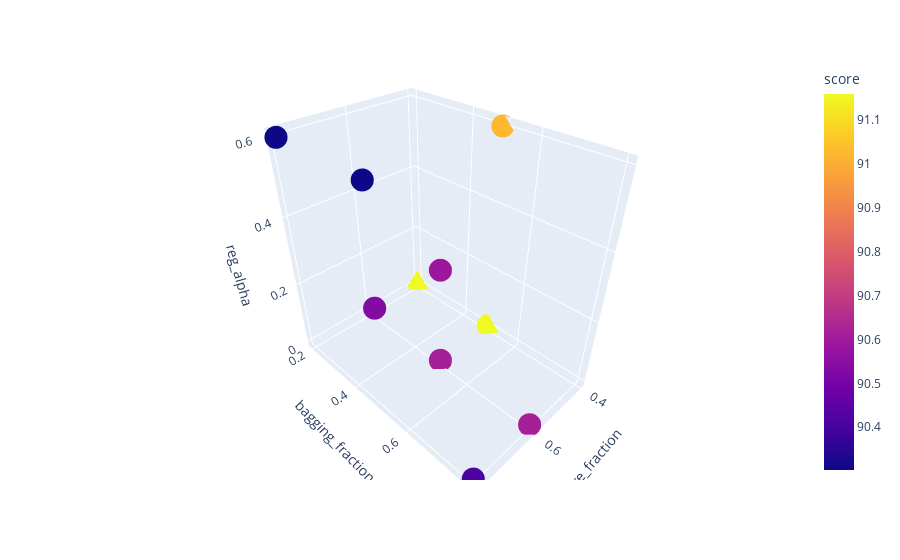
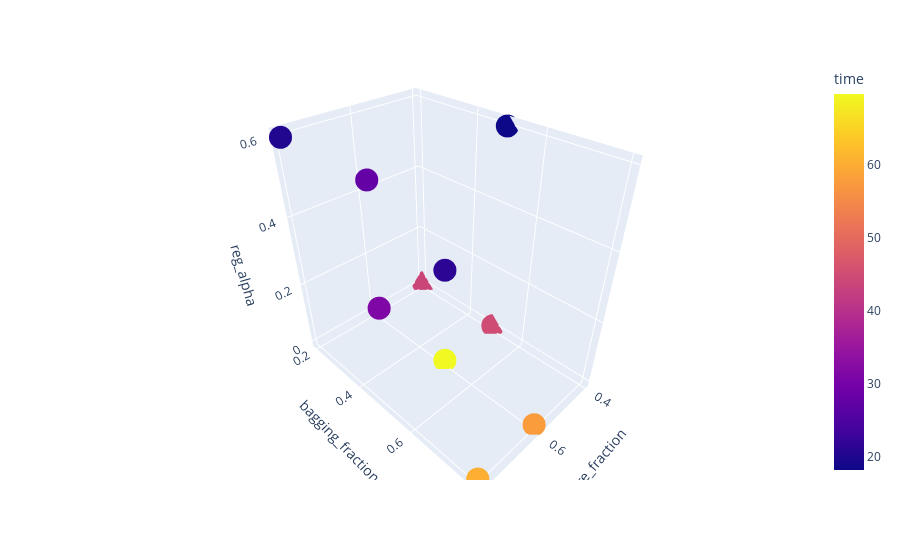

Here is the notebook cell these charts were saved with, in order:
### Code cell
import plotly.express as px
cv_res = pd.DataFrame(gsearch.cv_results_["params"])
cv_res["time"] = gsearch.cv_results_["mean_fit_time"]
cv_res["score"] = gsearch.cv_results_["mean_test_score"]
cv_res["score"] = cv_res["score"].apply(lambda x: x * 100)
fig = px.scatter_3d(cv_res, x="feature_fraction", y="bagging_fraction", z="reg_alpha", 
                    color='score', hover_data=["time"])
fig.show()
fig = px.scatter_3d(cv_res, x="feature_fraction", y="bagging_fraction", z="reg_alpha", 
                    color='time', hover_data=["score"])
fig.show()

### Figure 1 — Plotly figure (JSON) as saved in the notebook; plotly's stock layout.template omitted (floating-point values rounded to 4 significant figures)
{"data": [{"customdata": [[20.23], [21.26], [44.99], [57.87], [43.77], [18.19], [31.27], [27.83], [69.76], [60.47]], "hovertemplate": "feature_fraction=%{x}<br>bagging_fraction=%{y}<br>reg_alpha=%{z}<br>time=%{customdata[0]}<br>score=%{marker.color}<extra></extra>", "legendgroup": "", "marker": {"color": [90.3, 90.59, 91.16, 90.62, 91.16, 91.02, 90.53, 90.3, 90.62, 90.41], "coloraxis": "coloraxis", "symbol": "circle"}, "mode": "markers", "name": "", "scene": "scene", "showlegend": false, "type": "scatter3d", "x": [0.8, 0.6, 0.4, 0.6, 0.4, 0.4, 0.8, 0.8, 0.6, 0.8], "y": [0.2, 0.5, 0.5, 0.8, 0.2, 0.5, 0.5, 0.5, 0.5, 0.8], "z": [0.6, 0.3, 0, 0, 0, 0.6, 0.3, 0.6, 0, 0]}], "layout": {"coloraxis": {"colorbar": {"title": {"text": "score"}}, "colorscale": [[0, "#0d0887"], [0.1111, "#46039f"], [0.2222, "#7201a8"], [0.3333, "#9c179e"], [0.4444, "#bd3786"], [0.5556, "#d8576b"], [0.6667, "#ed7953"], [0.7778, "#fb9f3a"], [0.8889, "#fdca26"], [1, "#f0f921"]]}, "legend": {"tracegroupgap": 0}, "margin": {"t": 60}, "scene": {"domain": {"x": [0, 1], "y": [0, 1]}, "xaxis": {"title": {"text": "feature_fraction"}}, "yaxis": {"title": {"text": "bagging_fraction"}}, "zaxis": {"title": {"text": "reg_alpha"}}}}}

### Figure 2 — Plotly figure (JSON) as saved in the notebook; plotly's stock layout.template omitted (floating-point values rounded to 4 significant figures)
{"data": [{"customdata": [[90.3], [90.59], [91.16], [90.62], [91.16], [91.02], [90.53], [90.3], [90.62], [90.41]], "hovertemplate": "feature_fraction=%{x}<br>bagging_fraction=%{y}<br>reg_alpha=%{z}<br>score=%{customdata[0]}<br>time=%{marker.color}<extra></extra>", "legendgroup": "", "marker": {"color": [20.23, 21.26, 44.99, 57.87, 43.77, 18.19, 31.27, 27.83, 69.76, 60.47], "coloraxis": "coloraxis", "symbol": "circle"}, "mode": "markers", "name": "", "scene": "scene", "showlegend": false, "type": "scatter3d", "x": [0.8, 0.6, 0.4, 0.6, 0.4, 0.4, 0.8, 0.8, 0.6, 0.8], "y": [0.2, 0.5, 0.5, 0.8, 0.2, 0.5, 0.5, 0.5, 0.5, 0.8], "z": [0.6, 0.3, 0, 0, 0, 0.6, 0.3, 0.6, 0, 0]}], "layout": {"coloraxis": {"colorbar": {"title": {"text": "time"}}, "colorscale": [[0, "#0d0887"], [0.1111, "#46039f"], [0.2222, "#7201a8"], [0.3333, "#9c179e"], [0.4444, "#bd3786"], [0.5556, "#d8576b"], [0.6667, "#ed7953"], [0.7778, "#fb9f3a"], [0.8889, "#fdca26"], [1, "#f0f921"]]}, "legend": {"tracegroupgap": 0}, "margin": {"t": 60}, "scene": {"domain": {"x": [0, 1], "y": [0, 1]}, "xaxis": {"title": {"text": "feature_fraction"}}, "yaxis": {"title": {"text": "bagging_fraction"}}, "zaxis": {"title": {"text": "reg_alpha"}}}}}
